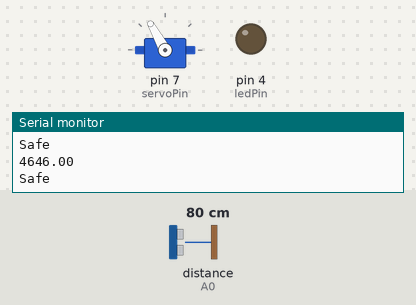
This sketch was run on a simulated Arduino Uno, built with avr-gcc and run on an emulated ATmega328P. Parts: servo, output pins drawn as LEDs (lit = HIGH), the last lines printed to the serial monitor. Wiring (inferred from the names in the program): ultrasonic range finder: trigger pin 2; echo A0. Inputs (shaded band) come from the test bench; at power-on: distance to the obstacle (sensor on A0) 80 cm. The echo pulse lasts 58.3 µs per cm; pins used as bus, display or sensor lines are not drawn.

Above: at 2.6 s.
2.7 s: distance to the obstacle (sensor on A0) set to 10 cm
At 3.5 s:
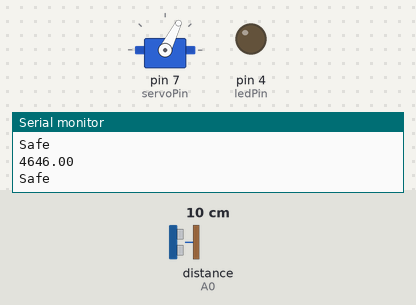
6.2 s: distance to the obstacle (sensor on A0) set to 7 cm
At 7.5 s:
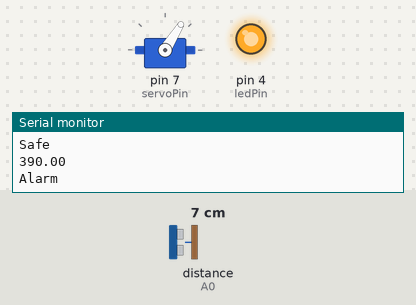
At 8.1 s:
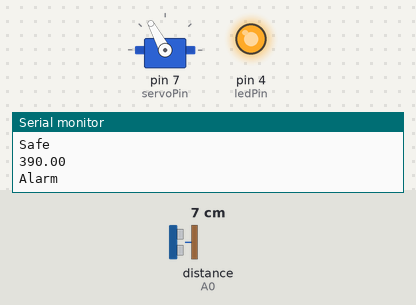
Timing chart, 0 to 62.5 s (numbered marks = the images above; inputs shaded):
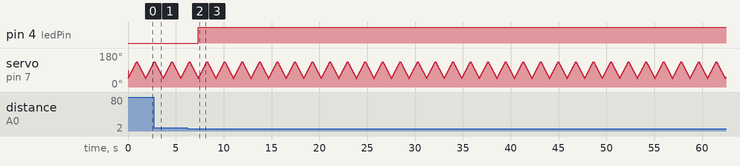

The sketch:

simple-sweeping-radar.ino
```cpp
#include <Servo.h>
Servo myservo;
const int servoPin = 7;
const int trigPin = 2;
const int echoPin = A0;
const int ledPin = 4;
int sweep = 0;
void setup() {
  Serial.begin(9600);
  myservo.attach(servoPin);
  pinMode(7, OUTPUT);
  pinMode(trigPin, OUTPUT);
  pinMode(echoPin, INPUT);
  pinMode(ledPin, OUTPUT);


  // put your setup code here, to run once:

}

void loop() {

    digitalWrite(trigPin, HIGH);
    delayMicroseconds(8);
    digitalWrite(trigPin, LOW);
    float duration = pulseIn(echoPin, HIGH);
    delayMicroseconds(8);

    Serial.println(duration);

    if (duration > 500) {
      Serial.println("Safe");
      digitalWrite(ledPin, LOW);


    } else {
      Serial.println("Alarm");
      digitalWrite(ledPin, HIGH);
    }


     for (int pos = 45; pos <= 135 ; pos += 1) {
      myservo.write(pos);
     delay(10);
 }

   for (int pos = 135; pos >= 45; pos -= 1) {
     myservo.write(pos);
      delay(10);
  }


}


  // put your main code here, to run repeatedly:
```

Measured:
- the behaviour switches between 9 and 8 cm on distance to the obstacle (sensor on A0) (found by bisection; images 1 and 2)
- after the input at 6.2 s, pin 4 (ledPin): LOW → HIGH after 1.2 s
